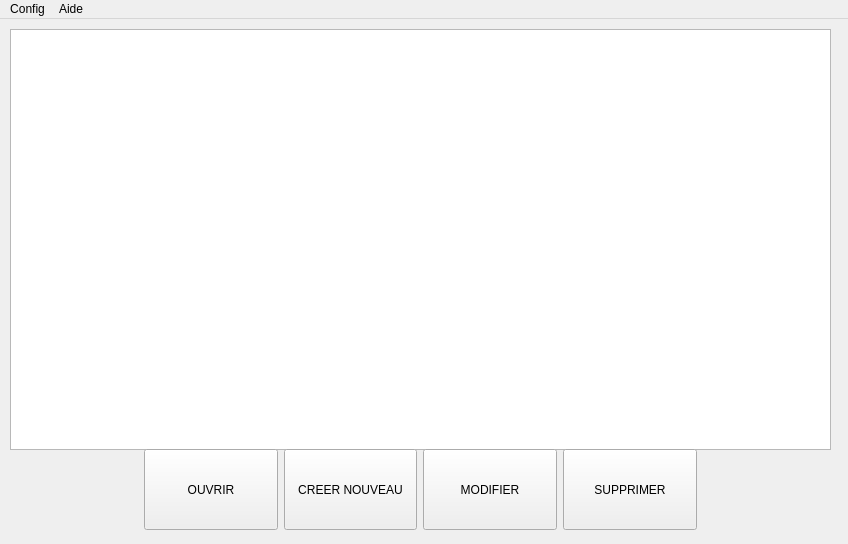
<?xml version="1.0" encoding="UTF-8"?>
<ui version="4.0">
 <class>MainWindow</class>
 <widget class="QMainWindow" name="MainWindow">
  <property name="geometry">
   <rect>
    <x>0</x>
    <y>0</y>
    <width>848</width>
    <height>544</height>
   </rect>
  </property>
  <property name="windowTitle">
   <string>MainWindow</string>
  </property>
  <widget class="QWidget" name="centralwidget">
   <widget class="QTableView" name="show_table_view">
    <property name="geometry">
     <rect>
      <x>10</x>
      <y>10</y>
      <width>821</width>
      <height>421</height>
     </rect>
    </property>
   </widget>
   <widget class="QWidget" name="horizontalLayoutWidget">
    <property name="geometry">
     <rect>
      <x>10</x>
      <y>430</y>
      <width>821</width>
      <height>81</height>
     </rect>
    </property>
    <layout class="QHBoxLayout" name="horizontalLayout">
     <item>
      <spacer name="horizontalSpacer">
       <property name="orientation">
        <enum>Qt::Orientation::Horizontal</enum>
       </property>
       <property name="sizeHint" stdset="0">
        <size>
         <width>40</width>
         <height>20</height>
        </size>
       </property>
      </spacer>
     </item>
     <item>
      <widget class="QToolButton" name="open_show">
       <property name="sizePolicy">
        <sizepolicy hsizetype="Expanding" vsizetype="Expanding">
         <horstretch>0</horstretch>
         <verstretch>0</verstretch>
        </sizepolicy>
       </property>
       <property name="text">
        <string>OUVRIR</string>
       </property>
       <property name="icon">
        <iconset>
         <normaloff>icon/32x32_ok.png</normaloff>icon/32x32_ok.png</iconset>
       </property>
       <property name="iconSize">
        <size>
         <width>32</width>
         <height>32</height>
        </size>
       </property>
       <property name="toolButtonStyle">
        <enum>Qt::ToolButtonStyle::ToolButtonTextUnderIcon</enum>
       </property>
      </widget>
     </item>
     <item>
      <widget class="QToolButton" name="add_show">
       <property name="sizePolicy">
        <sizepolicy hsizetype="Expanding" vsizetype="Expanding">
         <horstretch>0</horstretch>
         <verstretch>0</verstretch>
        </sizepolicy>
       </property>
       <property name="text">
        <string>CREER NOUVEAU</string>
       </property>
       <property name="icon">
        <iconset>
         <normaloff>icon/32x32_plus.png</normaloff>icon/32x32_plus.png</iconset>
       </property>
       <property name="iconSize">
        <size>
         <width>32</width>
         <height>32</height>
        </size>
       </property>
       <property name="toolButtonStyle">
        <enum>Qt::ToolButtonStyle::ToolButtonTextUnderIcon</enum>
       </property>
      </widget>
     </item>
     <item>
      <widget class="QToolButton" name="modify_show">
       <property name="sizePolicy">
        <sizepolicy hsizetype="Expanding" vsizetype="Expanding">
         <horstretch>0</horstretch>
         <verstretch>0</verstretch>
        </sizepolicy>
       </property>
       <property name="text">
        <string>MODIFIER</string>
       </property>
       <property name="icon">
        <iconset>
         <normaloff>icon/32x32_configuration.png</normaloff>icon/32x32_configuration.png</iconset>
       </property>
       <property name="iconSize">
        <size>
         <width>32</width>
         <height>32</height>
        </size>
       </property>
       <property name="toolButtonStyle">
        <enum>Qt::ToolButtonStyle::ToolButtonTextUnderIcon</enum>
       </property>
      </widget>
     </item>
     <item>
      <widget class="QToolButton" name="delete_show">
       <property name="sizePolicy">
        <sizepolicy hsizetype="Expanding" vsizetype="Expanding">
         <horstretch>0</horstretch>
         <verstretch>0</verstretch>
        </sizepolicy>
       </property>
       <property name="text">
        <string>SUPPRIMER</string>
       </property>
       <property name="icon">
        <iconset>
         <normaloff>icon/32x32_close.png</normaloff>icon/32x32_close.png</iconset>
       </property>
       <property name="iconSize">
        <size>
         <width>32</width>
         <height>32</height>
        </size>
       </property>
       <property name="toolButtonStyle">
        <enum>Qt::ToolButtonStyle::ToolButtonTextUnderIcon</enum>
       </property>
      </widget>
     </item>
     <item>
      <spacer name="horizontalSpacer_2">
       <property name="orientation">
        <enum>Qt::Orientation::Horizontal</enum>
       </property>
       <property name="sizeHint" stdset="0">
        <size>
         <width>40</width>
         <height>20</height>
        </size>
       </property>
      </spacer>
     </item>
    </layout>
   </widget>
  </widget>
  <widget class="QMenuBar" name="menubar">
   <property name="geometry">
    <rect>
     <x>0</x>
     <y>0</y>
     <width>848</width>
     <height>33</height>
    </rect>
   </property>
   <widget class="QMenu" name="menuConfig">
    <property name="title">
     <string>Config</string>
    </property>
    <addaction name="actionConfig_OSC"/>
    <addaction name="actionConfig_globales"/>
   </widget>
   <widget class="QMenu" name="menuAide">
    <property name="title">
     <string>Aide</string>
    </property>
    <addaction name="actionContact_33_6_52_75_25_29"/>
    <addaction name="actiontitouan_gallin_gmail_com"/>
   </widget>
   <addaction name="menuConfig"/>
   <addaction name="menuAide"/>
  </widget>
  <action name="actionConfig_OSC">
   <property name="text">
    <string>Config OSC</string>
   </property>
  </action>
  <action name="actionConfig_globales">
   <property name="text">
    <string>Config globales</string>
   </property>
  </action>
  <action name="actionContact_33_6_52_75_25_29">
   <property name="text">
    <string>Contact : +33 6 52 75 25 29</string>
   </property>
  </action>
  <action name="actiontitouan_gallin_gmail_com">
   <property name="text">
    <string>titouan.gallin@gmail.com</string>
   </property>
  </action>
 </widget>
 <resources/>
 <connections/>
</ui>
